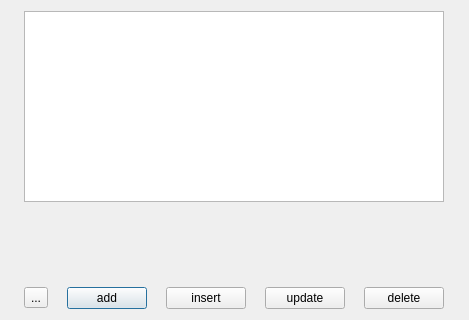
<?xml version="1.0" encoding="UTF-8"?>
<ui version="4.0">
 <class>dAnchors</class>
 <widget class="QDialog" name="dAnchors">
  <property name="geometry">
   <rect>
    <x>0</x>
    <y>0</y>
    <width>469</width>
    <height>320</height>
   </rect>
  </property>
  <property name="windowTitle">
   <string>Dialog</string>
  </property>
  <layout class="QGridLayout" name="gridLayout">
   <item row="0" column="0" colspan="5">
    <widget class="QTableView" name="table"/>
   </item>
   <item row="1" column="1">
    <spacer name="verticalSpacer">
     <property name="orientation">
      <enum>Qt::Vertical</enum>
     </property>
     <property name="sizeHint" stdset="0">
      <size>
       <width>20</width>
       <height>79</height>
      </size>
     </property>
    </spacer>
   </item>
   <item row="2" column="0">
    <widget class="QToolButton" name="toolButton">
     <property name="text">
      <string>...</string>
     </property>
    </widget>
   </item>
   <item row="2" column="1">
    <widget class="QPushButton" name="bttnAdd">
     <property name="sizePolicy">
      <sizepolicy hsizetype="Fixed" vsizetype="Fixed">
       <horstretch>50</horstretch>
       <verstretch>0</verstretch>
      </sizepolicy>
     </property>
     <property name="text">
      <string>add</string>
     </property>
    </widget>
   </item>
   <item row="2" column="2">
    <widget class="QPushButton" name="bttnInsert">
     <property name="sizePolicy">
      <sizepolicy hsizetype="Fixed" vsizetype="Fixed">
       <horstretch>50</horstretch>
       <verstretch>0</verstretch>
      </sizepolicy>
     </property>
     <property name="text">
      <string>insert</string>
     </property>
    </widget>
   </item>
   <item row="2" column="3">
    <widget class="QPushButton" name="bttnUpdate">
     <property name="sizePolicy">
      <sizepolicy hsizetype="Fixed" vsizetype="Fixed">
       <horstretch>50</horstretch>
       <verstretch>0</verstretch>
      </sizepolicy>
     </property>
     <property name="text">
      <string>update</string>
     </property>
    </widget>
   </item>
   <item row="2" column="4">
    <widget class="QPushButton" name="bttnDel">
     <property name="sizePolicy">
      <sizepolicy hsizetype="Fixed" vsizetype="Fixed">
       <horstretch>50</horstretch>
       <verstretch>0</verstretch>
      </sizepolicy>
     </property>
     <property name="text">
      <string>delete</string>
     </property>
    </widget>
   </item>
  </layout>
 </widget>
 <resources/>
 <connections>
  <connection>
   <sender>toolButton</sender>
   <signal>clicked()</signal>
   <receiver>dAnchors</receiver>
   <slot>close()</slot>
   <hints>
    <hint type="sourcelabel">
     <x>32</x>
     <y>301</y>
    </hint>
    <hint type="destinationlabel">
     <x>234</x>
     <y>159</y>
    </hint>
   </hints>
  </connection>
 </connections>
</ui>
